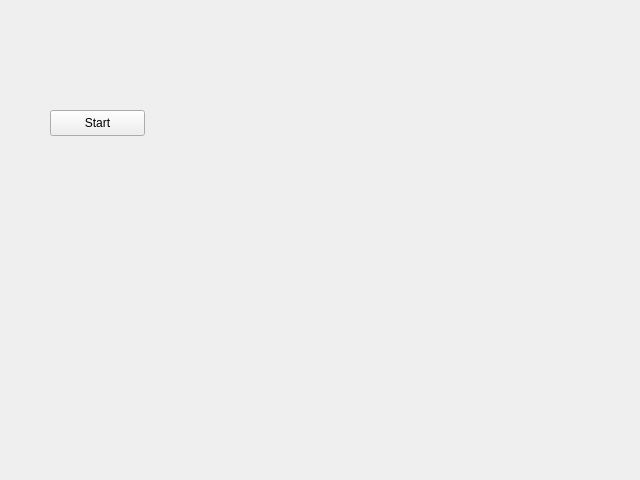
<?xml version="1.0" encoding="UTF-8"?>
<ui version="4.0">
 <class>Form</class>
 <widget class="QWidget" name="Form">
  <property name="geometry">
   <rect>
    <x>0</x>
    <y>0</y>
    <width>640</width>
    <height>480</height>
   </rect>
  </property>
  <property name="windowTitle">
   <string>Form</string>
  </property>
  <widget class="QPushButton" name="startButton">
   <property name="geometry">
    <rect>
     <x>50</x>
     <y>110</y>
     <width>95</width>
     <height>26</height>
    </rect>
   </property>
   <property name="text">
    <string>Start</string>
   </property>
  </widget>
 </widget>
 <resources/>
 <connections/>
</ui>
